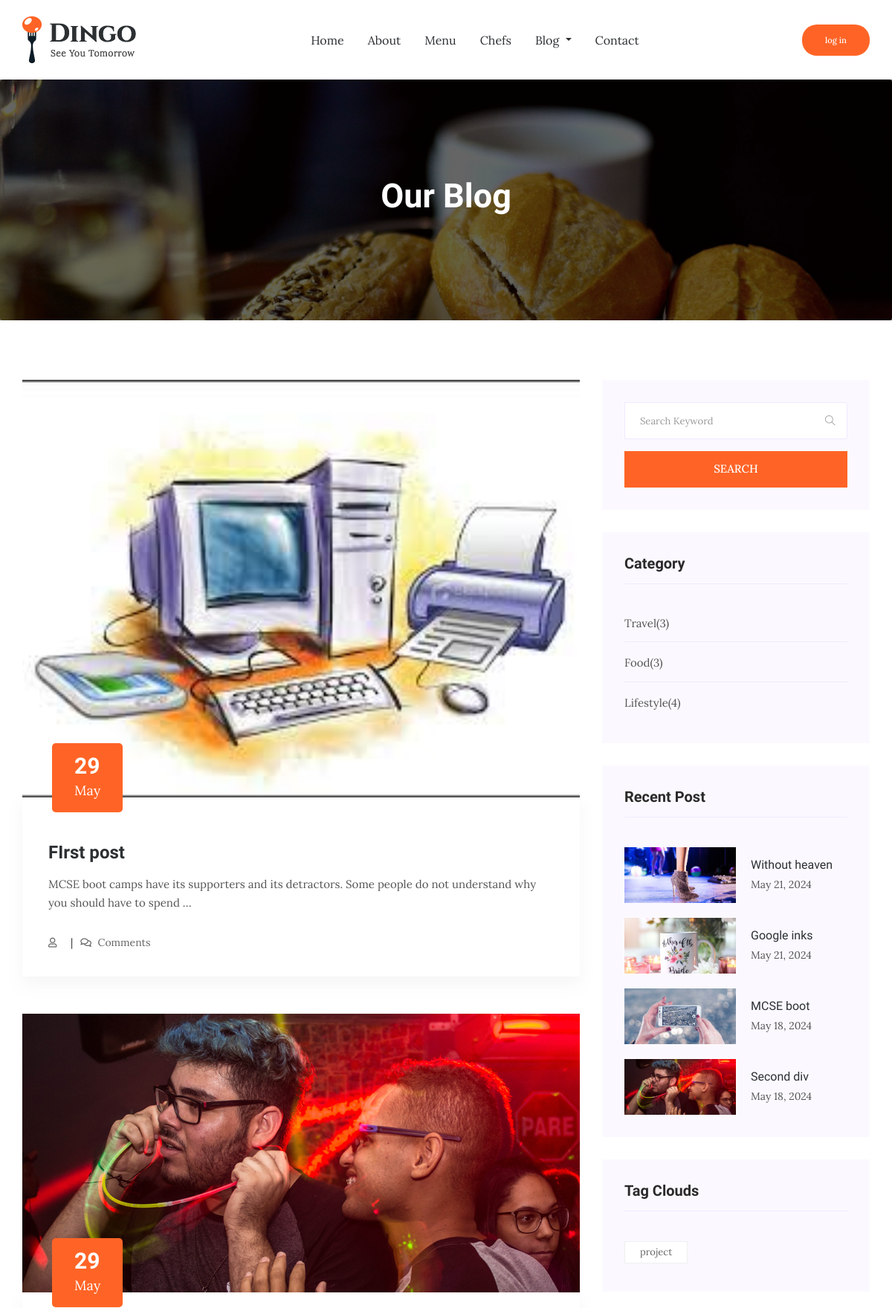
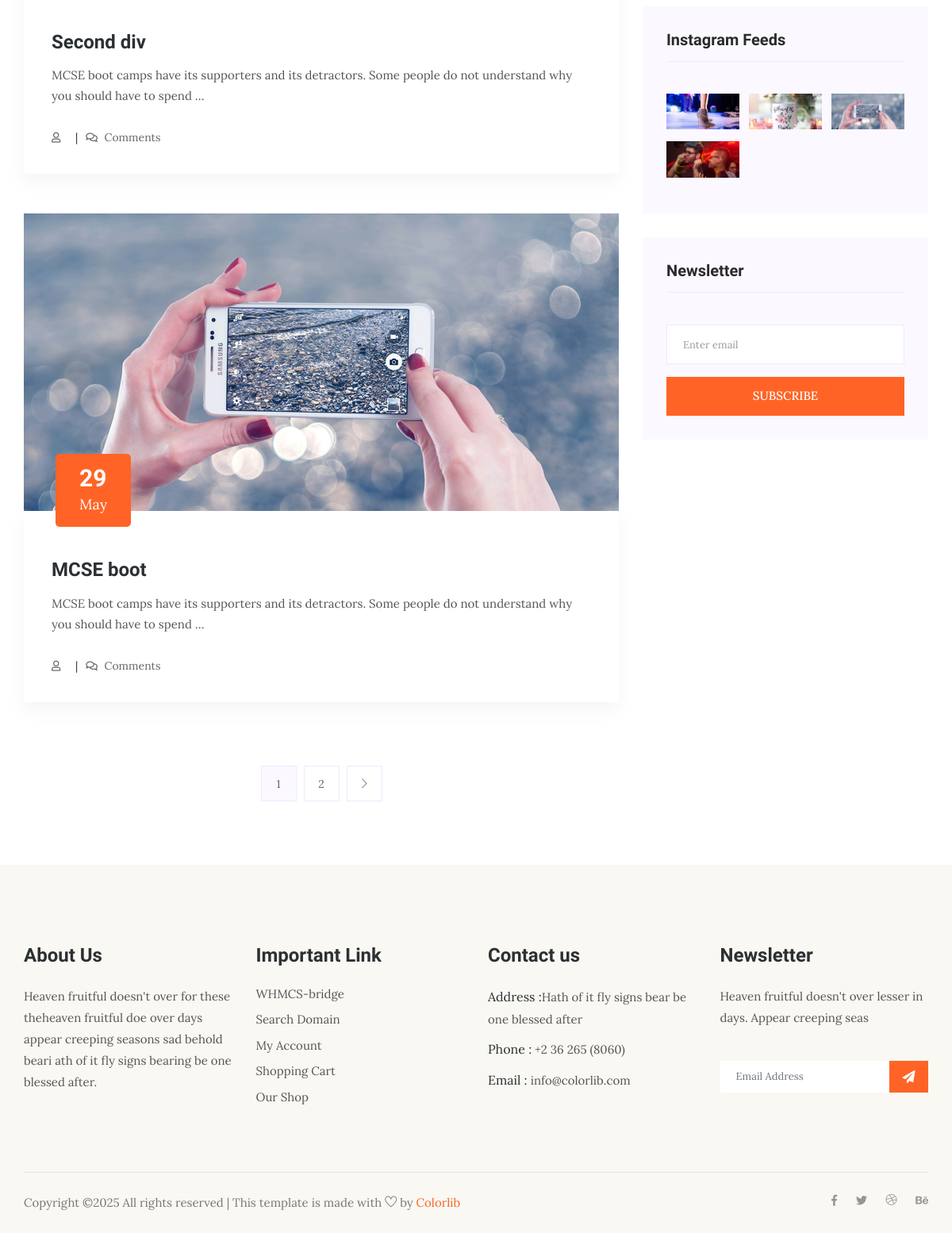
Screenshot of /blog/ with the database file from the repository (2 pictures, top to bottom).
### blogapp/models.py (models this page shows, shortened)
class Post(models.Model):
    title = models.CharField(verbose_name='Title', max_length=200)
    content = models.TextField(verbose_name='Content')
    category = models.ManyToManyField(Category, verbose_name='Category')
    image = models.ImageField(verbose_name='Image', upload_to='blog/')
    likes = models.IntegerField(verbose_name='Likes', default=0)
    created = models.DateTimeField(verbose_name='Created', auto_now_add=True)
    updated = models.DateTimeField(verbose_name='Updated', auto_now=True)
    def get_absolut_url(self) -> object:
        return reverse('single-blog', kwargs={'pk': str(self.pk)})

class Category(models.Model):
    category_name = models.CharField(verbose_name='Category name', max_length=50)

### blogapp/views.py (the view)
# urls.py: path('', BlogView.as_view(), name='blog'),
class BlogView(ListView):
    model = Post
    template_name = 'blog.html'
    context_object_name = 'posts'
    paginate_by = 3
    def get_context_data(self, *, object_list=None, **kwargs):
        context = super().get_context_data(**kwargs)
        if self.request.GET:
            search = self.request.GET.get('search')
            posts = Post.objects.filter(title__icontains=search)
            context['posts'] = posts
        context['categories'] = Category.objects.all()
        context['recent'] = Post.objects.all().order_by('-created')[:4]
        return context

### templates/blog.html (shortened to what this page needs)
{% extends 'base.html' %}
{% load static %}
{% block content %}
    <section class="breadcrumb breadcrumb_bg">
        <div class="container">
            <div class="row">
                <div class="col-lg-12">
                    <div class="breadcrumb_iner text-center">
                        <div class="breadcrumb_iner_item">
                            <h2>Our Blog</h2>
                        </div>
                    </div>
                </div>
            </div>
        </div>
    </section>
    <section class="blog_area section_padding">
        <div class="container">
            <div class="row">
                <div class="col-lg-8 mb-5 mb-lg-0">
                    <div class="blog_left_sidebar">
                        {% for post in posts %}
                            <article class="blog_item">
                            <div class="blog_item_img">
                                <img class="card-img rounded-0" src="{{ post.image.url }}" alt="">
                                <a href="{{ post.get_absolut_url }}" class="blog_item_date">
                                    <h3>{{ post.created|date:"d"}}</h3>
                                    <p>{{ post.created|date:"M"}}</p>
                                </a>
                            </div>
                            <div class="blog_details">
                                <a class="d-inline-block" href="{{ post.get_absolut_url }}">
                                    <h2>{{ post.title }}</h2>
                                </a>
                                <p>{{ post.content | truncatewords:20}}</p>
                                <ul class="blog-info-link">
                                    <li><a href="#"><i class="far fa-user"></i>
                                    </a></li>
                                    <li><a href="#"><i class="far fa-comments"></i> {{ posts.comments_set.count }} Comments</a></li>
                                    </ul>
                            </div>
                        </article>
                        {% endfor %}
                        <nav class="blog-pagination justify-content-center d-flex">
                            <ul class="pagination">
                                    <li class="page-item active">
                                        <a href="?page={{page_obj.number}}" class="page-link">{{ page_obj.number }}</a>
                                    </li>
                                {% if page_obj.has_next %}
                                    <li class="page-item">
                                        <a href="?page={{page_obj.next_page_number}}" class="page-link">{{ page_obj.next_page_number }}</a>
                                    </li>
                                    <li class="page-item">
                                        <a href="?page={{page_obj.next_page_number}}" class="page-link" aria-label="Next">
                                            <i class="ti-angle-right"></i>
                                        </a>
                                    </li>
                                {% endif %}
                            </ul>
                        </nav>
                    </div>
                </div>
                <div class="col-lg-4">
                    {% include 'side.html' %}
                </div>
            </div>
        </div>
    </section>
{% endblock content %}

### templates/side.html
                    <div class="blog_right_sidebar">
                        <aside class="single_sidebar_widget search_widget">
                            <form action="#">
                                <div class="form-group">
                                    <div class="input-group mb-3">
                                        <input type="text" class="form-control" placeholder='Search Keyword'
                                            onfocus="this.placeholder = ''"
                                            onblur="this.placeholder = 'Search Keyword'">
                                        <div class="input-group-append">
                                            <button class="btn" type="button"><i class="ti-search"></i></button>
                                        </div>
                                    </div>
                                </div>
                                <button class="button rounded-0 primary-bg text-white w-100 btn_4"
                                    type="submit">Search</button>
                            </form>
                        </aside>
                        <aside class="single_sidebar_widget post_category_widget">
                            <h4 class="widget_title">Category</h4>
                            <ul class="list cat-list">
                                {% for c in categories %}
                                <li>
                                    <a href="#" class="d-flex">
                                        <p>{{ c.category_name }}</p>
                                        <p>({{ c.post_set.count }})</p>
                                    </a>
                                </li>
                                {% endfor %}
                            </ul>
                        </aside>
                        <aside class="single_sidebar_widget popular_post_widget">
                            <h3 class="widget_title">Recent Post</h3>
                            {% for post in recent %}
                                <div class="media post_item">
                                <img src="{{ post.image.url }}" alt="post" width="150">
                                <div class="media-body">
                                    <a href="{{ post.get_obsalut_url}} ">
                                        <h3>{{ post.title }}</h3>
                                    </a>
                                    <p>{{ post.created|date:'M H, Y' }}</p>
                                </div>
                            </div>
                            {% endfor %}
                        </aside>
                        <aside class="single_sidebar_widget tag_cloud_widget">
                            <h4 class="widget_title">Tag Clouds</h4>
                            <ul class="list">
                                <li>
                                    <a href="#">project</a>
                                </li>
                            </ul>
                        </aside>
                        <aside class="single_sidebar_widget instagram_feeds">
                            <h4 class="widget_title">Instagram Feeds</h4>
                            <ul class="instagram_row flex-wrap">
                                {% for p in recent %}
                                <li>
                                    <a href="{{ p.get_absolut_url}}">
                                        <img class="img-fluid" src="{{ p.image.url }}" alt="">
                                    </a>
                                </li>
                                {% endfor %}
                            </ul>
                        </aside>
                        <aside class="single_sidebar_widget newsletter_widget">
                            <h4 class="widget_title">Newsletter</h4>
                            <form action="#">
                                <div class="form-group">
                                    <input type="email" class="form-control" onfocus="this.placeholder = ''"
                                        onblur="this.placeholder = 'Enter email'" placeholder='Enter email' required>
                                </div>
                                <button class="button rounded-0 primary-bg text-white w-100 btn_4"
                                    type="submit">Subscribe</button>
                            </form>
                        </aside>
                    </div>

### static/css/all.css (style rules this page uses)
.fa, .fas, .far, .fal, .fab { -moz-osx-font-smoothing: grayscale; -webkit-font-smoothing: antialiased; display: inline-block; font-style: normal; font-variant: normal; text-rendering: auto; line-height: 1; }
.fa-comments:before { content: "\f086"; }
.fa-user:before { content: "\f007"; }
.far { font-family: 'Font Awesome 5 Free'; font-weight: 400; }

### rows the page displays
Post: image (picture), created "29", created "May", title "FIrst post", content "MCSE boot camps have its supporters and its detractors. Some people do not understand why you should have to spend …"
Post: image (picture), created "29", created "May", title "Second div", content "MCSE boot camps have its supporters and its detractors. Some people do not understand why you should have to spend …", created "May 18, 2024"
Post: image (picture), created "29", created "May", title "MCSE boot", content "MCSE boot camps have its supporters and its detractors. Some people do not understand why you should have to spend …", created "May 18, 2024"
Category: category_name "Travel", post_set.count "3"
Category: category_name "Food", post_set.count "3"
Category: category_name "Lifestyle", post_set.count "4"
Post: image (picture), title "Without heaven", created "May 21, 2024"
Post: image (picture), title "Google inks", created "May 21, 2024"

### other values shown
{{ page_obj.number }} "1"
{{ page_obj.next_page_number }} "2"
